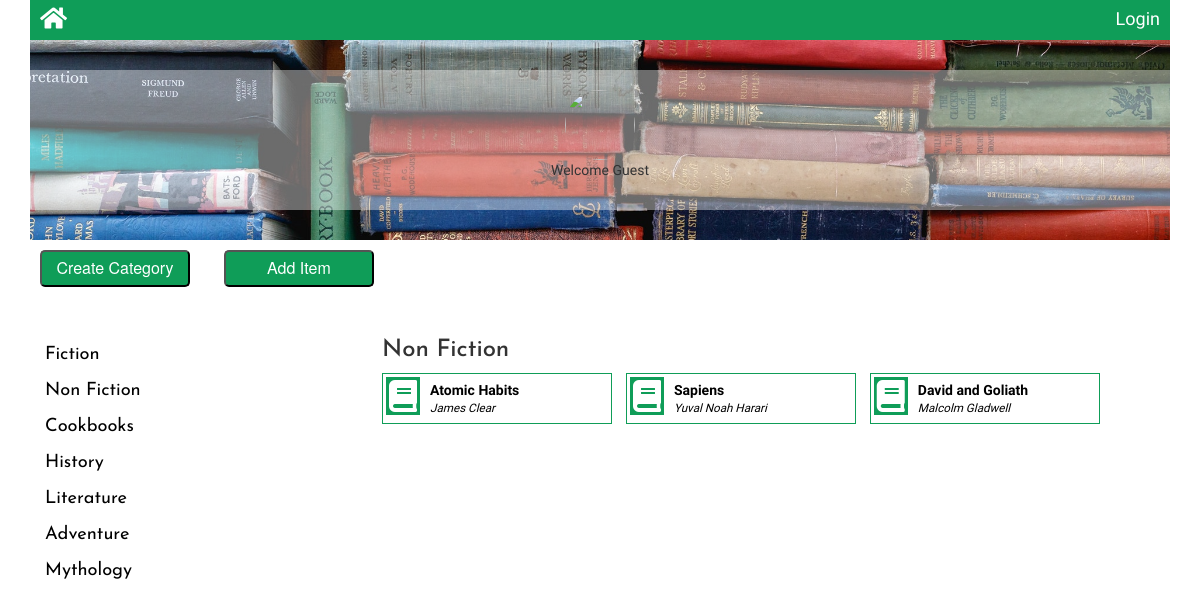
The app's page /catalog/2/ with its own data.
### database_setup.py (models this page shows, shortened)
class BookCategory(Base):
    __tablename__ = 'book_category'
    id = Column(Integer,primary_key = True)
    name = Column(String(140),nullable = False)

class Books(Base):
    __tablename__ = 'books'
    id = Column(Integer, primary_key=True)
    name = Column(String(150), nullable=False)
    description = Column(String)
    author = Column(String)
    price = Column(String)
    category_id = Column(Integer, ForeignKey("book_category.id"))
    book_category = relationship(BookCategory)
    user_id = Column(Integer, ForeignKey("user.id"))
    user = relationship(User)
    created_at = Column(DateTime, default=datetime.datetime.utcnow)
    updated_at = Column(DateTime, default=datetime.datetime.utcnow,
                        onupdate=datetime.datetime.utcnow)

### Books.py (the view)
@app.route('/catalog/<int:category_id>/')
def getAllBooksForCategory(category_id):
    categories = session.query(BookCategory).all()
    category = session.query(BookCategory).filter_by(id=category_id).one()
    books = session.query(Books).filter_by(category_id=category_id).all()
    return render_template('catalog.html', books=books, category=category,
                           categories=categories,
                           login_session=login_session)

### templates/catalog.html (shortened to what this page needs)
<!DOCTYPE>
<html>
<head>
    <link rel=stylesheet type=text/css href="{{url_for('static',filename='css/catalog.css')}}">
</head>
<body>
    {% extends "main.html" %}
    {% block content %}
    <header>
        {% include "header.html" %}
    </header>
    <main>
        <div class="content">
            <div class="create-btn-container">
                <a href="{{url_for('createCategory')}}">
                    <button class="create-btn">Create Category</button>
                </a>
                <a href="{{url_for('addItem')}}">
                    <button class="create-btn">Add Item</button>
                </a>
            </div>
            <div class="left-col">
                {% for c in categories %}
                <a class="category-name" href="{{url_for('getAllBooksForCategory',category_id = c.id)}}">
                    <div class="book-category heading-font">
                        {{c.name}}
                    </div>
                </a>
                {% endfor %}
            </div>
            <div class="right-col">
                {% if books %}
                {% include "details.html" %}
                {% endif %}
            </div>
        </div>
        {% endblock %}

### templates/details.html (shortened to what this page needs)
<head>
    <link rel=stylesheet type=text/css href="{{url_for('static',filename='css/detail.css')}}">
</head>
<body>
        {% if category %}
        <h3 class="details-heading heading-font">{{category.name}}</h3>
        {% else %}
        <h3 class="details-heading heading-font">Recently Added</h3>
        {% endif %}
    {% for book in books %}
    <div class="book-container">
        <div class="book-image">
            <i class="fas fa-book"></i>
        </div>
        <a class="book-detail-link" href="{{url_for('bookDetails',category_id = book.category_id,book_id = book.id)}}">
        <div class="book-details content-font">
            <p class="book-name">{{book.name}}</p>
            <p class="book-author">{{book.author}}</p>
        </div>
        </a>
    </div>
    {% endfor %}
</body>

### static/css/catalog.css (style rules this page uses)
.content { overflow:auto; }
.left-col { width:20%; height:100%; float:left; padding:1rem; }
.right-col { width:70%; height:100%; float:right; padding-left: 1rem; padding-top:1rem; }
.book-category { padding:0.5rem; }
.category-name { text-decoration:none; color:#000000; font-size: 1.825rem; }
.create-btn { color: white; background-color: rgb(15,157,88); padding: 0.5rem; width: 15rem; border-radius: 5px; font-size: medium; margin-right:3rem; }
.create-btn-container { padding:1rem; margin-bottom:3rem; }

### static/css/global.css (style rules this page uses)
body { margin:0; box-sizing: border-box; }
.heading-font { font-family: 'Josefin Sans', sans-serif; }
.content-font { font-family: 'Varela Round', sans-serif; }
button { font-family: 'Varela Round', sans-serif; }

### static/css/detail.css (style rules this page uses)
.details-heading { margin-top:0; }
.book-container { overflow: auto; border: 1px solid rgb(15,157,88); min-width: 230px; max-width:230px; display: inline-block; margin-right: 1rem; margin-bottom: 1rem; padding:0.3rem; }
.book-image { float: left; font-size: xx-large; padding: 0.3rem; margin-right:1rem; color:#ffffff; background-color:rgb(15,157,88); }
.book-details { padding: 0.3rem; }
.book-details p { margin:0; }
.book-detail-link { color:#000000; text-decoration: none; }
.book-author { font-size: smaller; font-style: italic; }
.book-name { font-weight: bold; }

### records on screen
BookCategory: name "Fiction"
BookCategory: name "Non Fiction"
BookCategory: name "Cookbooks"
BookCategory: name "History"
BookCategory: name "Literature"
BookCategory: name "Adventure"
BookCategory: name "Mythology"
Books: name "Atomic Habits", author "James Clear"
Books: name "Sapiens", author "Yuval Noah Harari"
Books: name "David and Goliath", author "Malcolm Gladwell"
